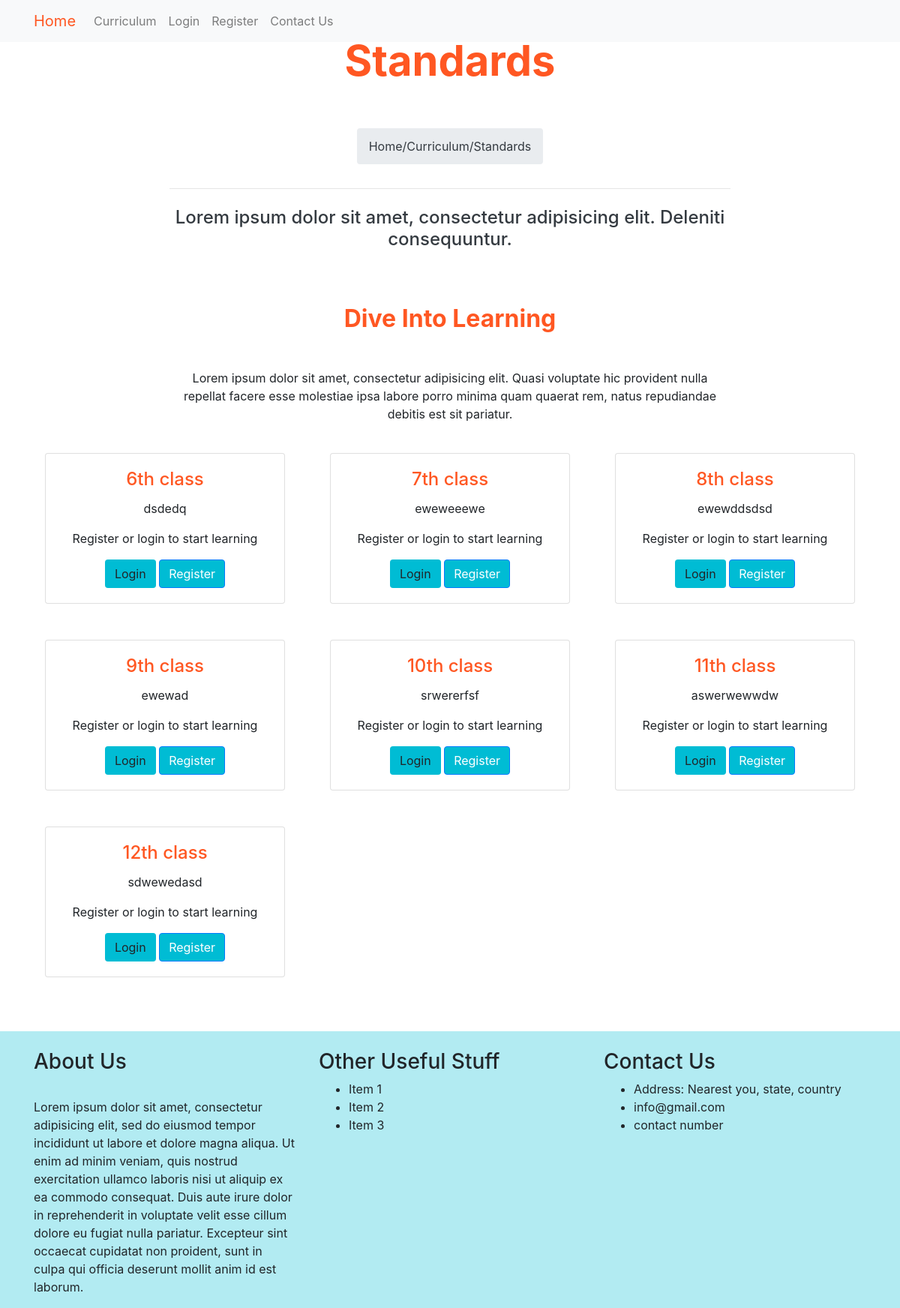
The app's page /curriculum/ with its own data.
### curriculum/models.py (models this page shows, shortened)
class Standard(models.Model):
    name = models.CharField(max_length=100, unique=True)
    slug = models.SlugField(null=True, blank=True)
    description = models.TextField(max_length=500,blank=True)

### curriculum/views.py (the view)
# urls.py: path("", views.StandardListView.as_view(), name="standard_list"),
class StandardListView(ListView):
    context_object_name = "standards"
    model = Standard
    template_name = "curriculum/standard_list_view.html"

### curriculum/templates/curriculum/standard_list_view.html (shortened to what this page needs)
{% extends 'base.html' %}
{% load static %}
{% block content %}
<header class="info-header">
  <div id="page-intro" class="container-fluid d-flex align-items-center justify-content-center ">
    <div class="row d-flex justify-content-center text-center">
      <div class="col-md-10 text-white">
        <h2 class="display-4 font-weight-bold  p-5 " style="color:#ff5722;" > Standards </h2>
        <div class="row d-flex justify-content-center text-center">
          <ul class="breadcrumb">
            <li><a href="{% url 'index' %}" class="text-dark">Home</a></li>
            <span class="text-dark">/</span>
            <li><a href="{% url 'curriculum:standard_list' %}" class="text-dark">Curriculum</a></li>
            <span class="text-dark">/</span>
            <li class="text-dark">Standards</li>
          </ul>
        </div>
        <hr style="color:#ff5722;">
        <h4 class="text-dark my-4">Lorem ipsum dolor sit amet, consectetur adipisicing elit.
                  Deleniti
                  consequuntur.</h4>
  </div>
</header>
<section id="best-features" class="text-center">
              <h2 class="mb-5 mt-5 font-weight-bold" style="color:#ff5722;">Dive Into Learning</h2>
              <div class="row d-flex justify-content-center mb-4">
                <div class="col-md-8">
                  <p class="grey-text">Lorem ipsum dolor sit amet, consectetur adipisicing elit. Quasi voluptate
                                    hic
                                    provident nulla repellat
                                    facere esse molestiae ipsa labore porro minima quam quaerat rem, natus repudiandae debitis
                                    est
                                    sit pariatur.</p>
                </div>
              </div>
              <div class="row">
                      {% for standard in standards %}
                      <div class="col-md-4 d-flex mb-5 justify-content-center">
                        <div class="card card-std text-center" style="width: 20rem;">
                          <div class="card-body text-center">
                            <h4 class="card-title" style="color:#ff5722;">{{standard.name}}</h4>
                            <p class="card-text">{{standard.description|truncatechars:75}}</p>
                            {% if user.is_authenticated %}
                            <a href="{% url 'curriculum:subject_list' slug=standard.slug %}" class="btn btn-primary" style="background-color:#00bcd4;">Lets get started</a>
                            {%else%}
                            <p>Register or login to start learning</p>
                            <a href="{% url 'user_login' %}" class="btn btn-std" style="background-color:#00bcd4;">Login</a>
                            <a href="{% url 'register' %}" class="btn btn-primary" style="background-color:#00bcd4;">Register</a>
                            {%endif%}
                          </div>
                        </div>
                      </div>
                      {% endfor %}
              </div>
</section>
{%endblock%}

### templates/base.html (shortened to what this page needs)
<!DOCTYPE html>
<html lang="en" dir="ltr">
<head>
  {% load static %}
  <link rel="stylesheet" href="https://stackpath.bootstrapcdn.com/bootstrap/4.5.2/css/bootstrap.min.css"
>
  <link rel="stylesheet" href="{% static 'css/master_css.css' %}">
</head>
<body>
  <nav class="navbar navbar-expand-lg  navbar-light bg-light fixed-top scrolling-navbar">
    <div class="container">
      <a class="navbar-brand" href="{% url 'index' %}" style="color:#ff5722;">Home</a>
      <div class="collapse navbar-collapse" id="basicExampleNav">
        <ul class=" navbar-nav  mr-auto smooth-scroll ">
          <li class="nav-item">
            <a class="nav-link" href="{% url 'curriculum:standard_list' %}">Curriculum</a>
          </li>
          {% if not request.user.is_authenticated %}
          <li class="nav-item ">
            <a class="nav-link" href="{% url 'user_login' %}">Login</a>
          </li>
          <li class="nav-item ">
            <a class="nav-link" href="{% url 'register' %}">Register</span> </a>
          </li>
          {% endif %}
          <li class="nav-item">
            <a class="nav-link" href="#">Contact Us</a>
          </li>
        </ul>
      </div>
    </div>
  </nav>
  <div class="container">
    {%block content%}
    {%endblock%}
  </div>
  <footer class="page-footer" style="background-color:#b2ebf2;">
    <div class="container">
      <div class="row mt-4">
        <div class="col-md-4 mt-4">
          <h3>About Us</h3> <br>
          <p>Lorem ipsum dolor sit amet, consectetur adipisicing elit, sed do eiusmod tempor incididunt ut labore et
            dolore magna aliqua. Ut enim ad minim veniam, quis nostrud exercitation ullamco laboris nisi ut aliquip ex
            ea commodo consequat. Duis aute irure dolor in reprehenderit in voluptate velit esse cillum dolore eu fugiat
            nulla pariatur. Excepteur sint occaecat cupidatat non proident, sunt in culpa qui officia deserunt mollit
            anim id est laborum.</p>
        </div>
        <div class="col-md-4 mt-4">
          <h3>Other Useful Stuff</h3>
          <ul>
            <li>Item 1</li>
            <li>Item 2</li>
            <li>Item 3</li>
          </ul>
        </div>
        <div class="col-md-4 mt-4">
          <h3>Contact Us</h3>
          <ul>
            <li>Address: Nearest you, state, country</li>
            <li>info@gmail.com</li>
            <li>contact number</li>
          </ul>
        </div>
      </div>
    </div>
  </footer>
</body>
</html>

### static/css/master_css.css (style rules this page uses)
html, body, header, #intro { height: 100%; }

### records on screen
Standard: name "6th class", description "dsdedq"
Standard: name "7th class", description "eweweeewe"
Standard: name "8th class", description "ewewddsdsd"
Standard: name "9th class", description "ewewad"
Standard: name "10th class", description "srwererfsf"
Standard: name "11th class", description "aswerwewwdw"
Standard: name "12th class", description "sdwewedasd"
